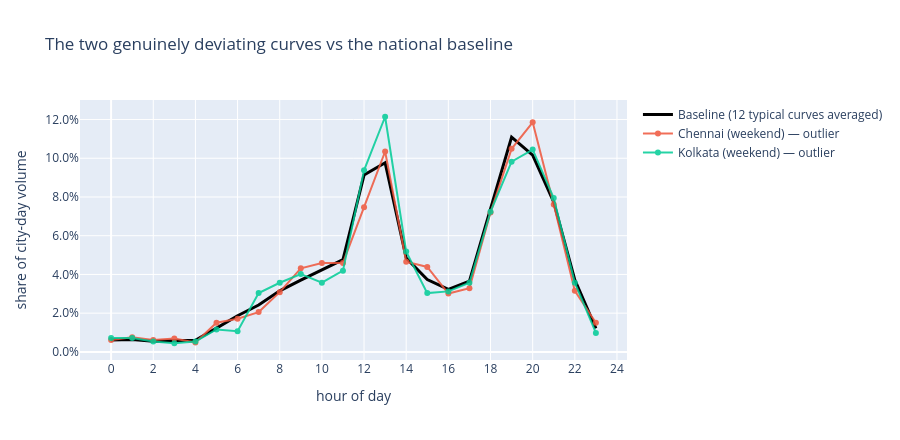

Notebook source saved alongside this figure:
### Markdown cell above
## 4. So what *is* different about Chennai-weekend and Kolkata-weekend?

If the data isolates these two cells, they're worth understanding before recommending policy.

### Code cell
clusters = fcluster(Z, t=3, criterion='maxclust')
shape_norm_lbl = shape_norm.copy()
shape_norm_lbl['cluster'] = clusters

# Pool everyone except the outliers into a 'baseline' curve
baseline = shape_norm.values.mean(axis=0)
outliers = shape_norm_lbl[shape_norm_lbl.cluster != shape_norm_lbl.cluster.mode().iloc[0]]

fig = go.Figure()
fig.add_trace(go.Scatter(x=list(range(24)), y=baseline, mode='lines',
                         name='Baseline (12 typical curves averaged)',
                         line=dict(color='black', width=3)))
for idx in outliers.index:
    label = f'{idx[0]} ({idx[1]}) — outlier'
    fig.add_trace(go.Scatter(x=list(range(24)),
                             y=shape_norm.loc[idx].values,
                             mode='lines+markers', name=label, opacity=0.85))
fig.update_layout(title='The two genuinely deviating curves vs the national baseline',
                  xaxis_title='hour of day', yaxis_title='share of city-day volume',
                  xaxis=dict(dtick=2), yaxis=dict(tickformat='.1%'),
                  height=440)
fig.write_html(FIG / '03_outliers_vs_baseline.html')
fig.show()

# Hour-by-hour numeric difference for the outliers vs baseline
print('Outlier deviation vs baseline (in percentage points of share):')
diff = outliers[list(range(24))].subtract(pd.Series(baseline, index=range(24)), axis=1)
print((diff * 100).round(2))

### Figure 1 — Plotly figure (JSON) as saved in the notebook; plotly's stock layout.template omitted (floating-point values rounded to 4 significant figures)
{"data": [{"line": {"color": "black", "width": 3}, "mode": "lines", "name": "Baseline (12 typical curves averaged)", "type": "scatter", "x": [0, 1, 2, 3, 4, 5, 6, 7, 8, 9, 10, 11, 12, 13, 14, 15, 16, 17, 18, 19, 20, 21, 22, 23], "y": [0.006161, 0.006365, 0.005556, 0.005681, 0.006017, 0.01226, 0.01869, 0.02421, 0.03152, 0.03706, 0.04223, 0.04761, 0.09133, 0.09769, 0.04847, 0.03738, 0.03225, 0.03652, 0.07388, 0.1109, 0.1016, 0.07733, 0.03715, 0.01211]}, {"mode": "lines+markers", "name": "Chennai (weekend) — outlier", "opacity": 0.85, "type": "scatter", "x": [0, 1, 2, 3, 4, 5, 6, 7, 8, 9, 10, 11, 12, 13, 14, 15, 16, 17, 18, 19, 20, 21, 22, 23], "y": [0.006169, 0.007539, 0.006169, 0.006854, 0.004798, 0.01508, 0.01714, 0.02056, 0.03084, 0.04318, 0.04592, 0.04592, 0.07471, 0.1035, 0.04661, 0.04387, 0.03016, 0.0329, 0.07197, 0.1049, 0.1186, 0.07608, 0.03153, 0.01508]}, {"mode": "lines+markers", "name": "Kolkata (weekend) — outlier", "opacity": 0.85, "type": "scatter", "x": [0, 1, 2, 3, 4, 5, 6, 7, 8, 9, 10, 11, 12, 13, 14, 15, 16, 17, 18, 19, 20, 21, 22, 23], "y": [0.007143, 0.007143, 0.005357, 0.004464, 0.005357, 0.01161, 0.01071, 0.03036, 0.03571, 0.04018, 0.03571, 0.04196, 0.09375, 0.1214, 0.05179, 0.03036, 0.03125, 0.03571, 0.07232, 0.09821, 0.1045, 0.07946, 0.03571, 0.009821]}], "layout": {"height": 440, "title": {"text": "The two genuinely deviating curves vs the national baseline"}, "xaxis": {"dtick": 2, "title": {"text": "hour of day"}}, "yaxis": {"tickformat": ".1%", "title": {"text": "share of city-day volume"}}}}
